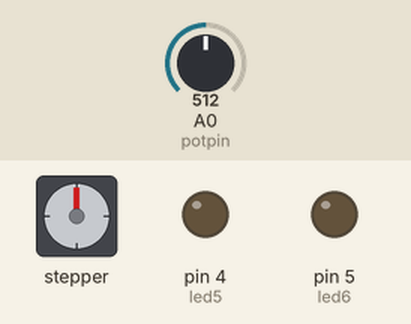
The sketch below on a simulated Arduino Uno, built with avr-gcc and run on an emulated ATmega328P. On the bench: stepper motor, output pins drawn as LEDs (lit = HIGH). Wiring (inferred from the names in the program): stepper motor (2048 steps per turn assumed): coils pin 0, pin 1, pin 2, pin 3. Inputs (shaded band) come from the test bench; at power-on: A0 (potpin) = 512. Pins used as bus, display or sensor lines are not drawn.

Above: at 3.8 s.
3.9 s: A0 (potpin) set to 0
At 6.0 s:
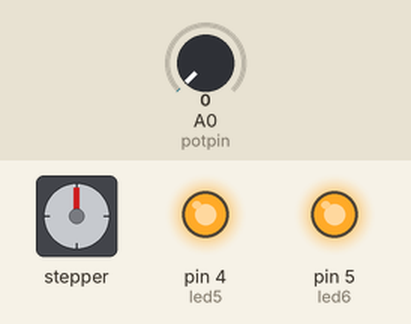
8.5 s: A0 (potpin) set to 122
At 8.8 s:
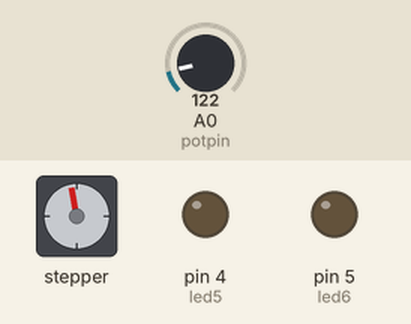
At 9.17 s:
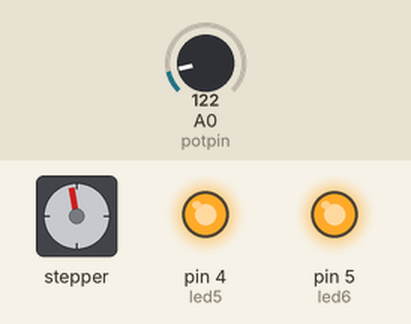
12.5 s: A0 (potpin) set to 0
19.3 s: A0 (potpin) set to 511
At 20.2 s:
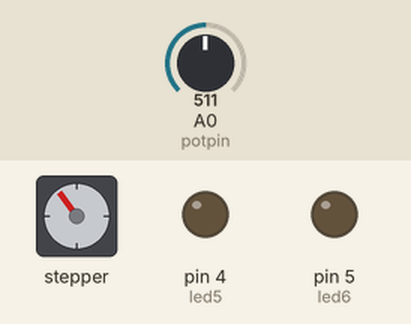
23.3 s: A0 (potpin) set to 1023
27.3 s: A0 (potpin) set to 900
Timing chart, 0 to 32.3 s (numbered marks = the images above; inputs shaded):
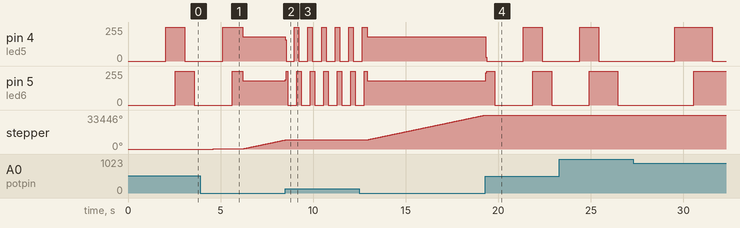

Measured:
- after the input at 8.5 s, pin 4 (led5): 183/255 → 160/255 at once, then repeats every 0.69 s: 0/255 0.44 s, 255/255 0.24 s
- after the input at 19.3 s, pin 4 (led5): 183/255 → 0/255 at once, → 255/255 2.0 s later, → 0/255 1.0 s later; pin 5 (led6): 182/255 → 255/255 at once, → 0/255 0.48 s later, → 255/255 2.0 s later, → 0/255 1.0 s later

The sketch:

Brushless_DC_Motor_Control_ESC_2_0.ino
```cpp
/*
Brushless DC Motor Control ESC 2.0

This sketch cascades 6 outputs which when connected properly
 can generate a three phase square wave which can in turn run
 a brushless DC motor.

This circuit has advanced from my Brushless DC Motor Control
 ESC 1.0 because I have added a speed control potentiometer
 to control the motor speed.

I suggest that you not try to run a motor directly off of the outputs
 of the Arduino but use some transistors to handle the load.

For the schematic and supporting documents for this project go to
 http://filear.com

Made by Fileark. 2010-0826

 */
// Here we are declaring six variables called led 1 through led6
// We are also assigning the variables to the physical discrete pins
// Outputs can be any outputs you want
int led1 =  0;
int led2 =  1;
int led3 =  2;
int led4 =  3;
int led5 =  4;
int led6 =  5;
int potpin = 0;  //This is the analog input for the pot
int val;         //This is the val varible for the speed


// The setup() method runs once, when the sketch starts

void setup()   {
  // initialize the digital pin as an output:
  pinMode(led1, OUTPUT);
  pinMode(led2, OUTPUT);
  pinMode(led3, OUTPUT);
  pinMode(led4, OUTPUT);
  pinMode(led5, OUTPUT);
  pinMode(led6, OUTPUT);
}

// the loop() method runs over and over again,
// as long as the Arduino has power
/*
LESD1, LED3, and LED5 will be positive, LED2, LED4, and LED6 are negative.
You will notice that two LEDs are on at the same time so that one of the
three motor coils are energised at a time.
*/
void loop()
{
  val = analogRead(potpin);   // reads the pot and assigns the value to "val"
  digitalWrite(led5, LOW);    // set the fifth LED off
  digitalWrite(led1, HIGH);   // set the first LED on
  delay(val);                 // wait for a period of time
  digitalWrite(led6, LOW);    // set the sixth LED off
  digitalWrite(led2, HIGH);   // set the second LED on
  delay(val);                 // wait for a period of time
  digitalWrite(led1, LOW);    //repeat ect.
  digitalWrite(led3, HIGH);
  delay(val);
  digitalWrite(led2, LOW);
  digitalWrite(led4, HIGH);
  delay(val);
  digitalWrite(led3, LOW);
  digitalWrite(led5, HIGH);
  delay(val);
  digitalWrite(led4, LOW);
  digitalWrite(led6, HIGH);
  delay(val);
}
```
